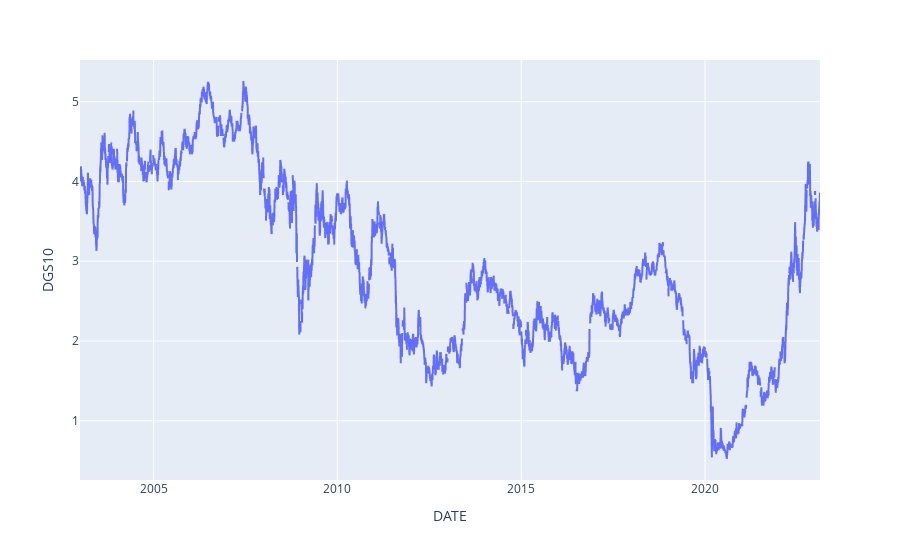

The notebook cell saved with this chart:
### Markdown cell above
#### Treasury Americano de 10 anos

### Code cell
t10 = web.DataReader('DGS10', 'fred', start)
px.line(data_frame=t10, x=t10.index, y='DGS10')

### Figure 1 — Plotly figure (JSON) as saved in the notebook; plotly's stock layout.template omitted (floating-point values rounded to 4 significant figures; data arrays with more than 128 entries replaced by an {"elided": "..."} marker saying what was removed)
{"data": [{"hovertemplate": "DATE=%{x}<br>DGS10=%{y}<extra></extra>", "legendgroup": "", "line": {"color": "#636efa", "dash": "solid"}, "marker": {"symbol": "circle"}, "mode": "lines", "name": "", "showlegend": false, "type": "scattergl", "x": {"elided": "5252 str values"}, "xaxis": "x", "y": {"elided": "5252 float values"}, "yaxis": "y"}], "layout": {"legend": {"tracegroupgap": 0}, "margin": {"t": 60}, "xaxis": {"anchor": "y", "domain": [0, 1], "title": {"text": "DATE"}}, "yaxis": {"anchor": "x", "domain": [0, 1], "title": {"text": "DGS10"}}}}
